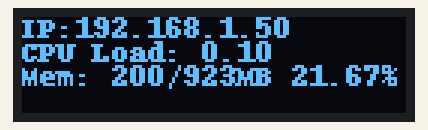
Bench run of a program on a simulated Raspberry Pi (BCM pin numbers). On the bench: 128×32 one-colour display. System figures (address, load, memory, disk, uptime) are fixed made-up values. At 0.2 s the program stops and its outputs stay as they are.

Above: at 0.2 s.

The program:

oled.py
```python
import time

import Adafruit_GPIO.SPI as SPI
import Adafruit_SSD1306

from PIL import Image
from PIL import ImageDraw
from PIL import ImageFont

from pisys import Pisys

class OLED:
    def __init__(self):
        # 128x32 display with hardware I2C:
        self.disp = Adafruit_SSD1306.SSD1306_128_32(rst=None)
        self.disp.begin()
        self.disp.clear()
        self.disp.display()

        self.width = self.disp.width
        self.height = self.disp.height
        self.image = Image.new('1', (self.width, self.height))

        self.draw = ImageDraw.Draw(self.image)

        self.draw.rectangle((0,0,self.width,self.height), outline=0, fill=0)

        self.top = -2
        bottom = self.height-self.top
        x = 0

        self.font = ImageFont.load_default()

        pisys = Pisys()

    def drawRectangle(self):
        self.draw.rectangle((0,0,self.width,self.height), outline=0, fill=0)

    def drawText(self, line=0, str=' '):
        self.draw.text((0, self.top+line), str,  font=self.font, fill=255)

    def display(self):
        self.disp.image(self.image)
        self.disp.display()

    def clear(self):
        self.disp.clear()
        self.disp.display()


if __name__ == "__main__":
    pisys = Pisys()
    oled = OLED()
    oled.drawRectangle()
    oled.drawText(line=0,str='IP:'+pisys.getIP())
    oled.drawText(line=8,str=pisys.getCPULoad())
    oled.drawText(line=16,str=pisys.getMemUsage())
    oled.drawText(line=25,str=pisys.getDisk())
    oled.display()
```

pisys.py
```python
import subprocess

class Pisys:
	def __init__(self):
		pass

	def getIP(self):
		cmd = "hostname -I | cut -d\' \' -f1"
		IP = subprocess.check_output(cmd, shell = True)
		return IP.decode('utf-8')

	def getCPULoad(self):
		cmd = "top -bn1 | grep load | awk '{printf \"CPU Load: %.2f\", $(NF-2)}'"
		CPU = subprocess.check_output(cmd, shell = True)
		return CPU.decode('utf-8')

	def getMemUsage(self):
		cmd = "free -m | awk 'NR==2{printf \"Mem: %s/%sMB %.2f%%\", $3,$2,$3*100/$2 }'"
		MemUsage = subprocess.check_output(cmd, shell = True)
		return MemUsage.decode('utf-8')

	def getDisk(self):
		cmd = "df -h | awk '$NF==\"/media/usb\"{printf \"Disk: %d/%dGB %s\", $3,$2,$5}'"
		Disk = subprocess.check_output(cmd, shell = True)
		return Disk.decode('utf-8')

	def getCpuTemp(self):
		tempFile = open("/sys/class/thermal/thermal_zone0/temp")
		self.cputemp = float(tempFile.read())/1000.0
		tempFile.close()
		return self.cputemp
```
